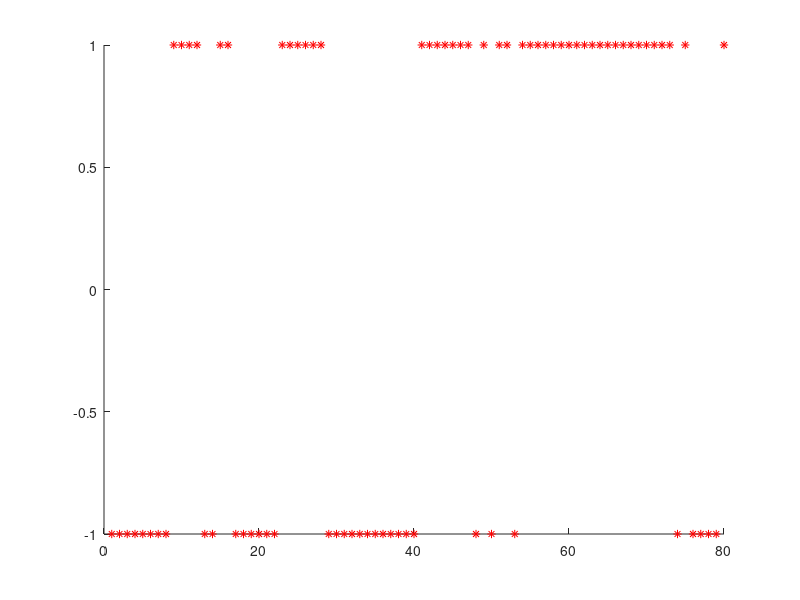

Reproduce this figure in MATLAB. (Note: this script raises an error after producing the figure.)
load('modes_16.mat');
X = [ arr_12 arr_22 arr_32 arr_42 arr_52 ];
Ref = [ -1 -1 -1 -1 -1 -1 -1 -1 1 1 -1 -1 1 1 -1 -1 -1 -1 1 1 -1 -1 1 1 1 1 1 1 1 1 1 1 -1 -1 -1 -1 -1 -1 1 1 1 1 1 1 1 1 1 1 -1 -1 -1 -1 -1 -1 -1 -1 1 1 -1 1 1 1 1 -1 -1 -1 1 1 -1 -1 1 -1 1 1 1 1 1 1 1 1 ];

water_g_W = 20/23; %Probability of water given water class
water_g_NW = 0; %Probability of water given non-water class;
nonwater_g_W = 3/23; %Probability of nonwater given water class;
nonwater_g_NW = 1; %Probability of nonwater given non-water class;
p_W = 2/3; %Probability of water class;
p_NW = 1/3; %Probability of non-water class;
p_water = (water_g_W * p_W) + (water_g_NW * p_NW); %Probability of water
p_nonwater = (nonwater_g_W * p_W) + (nonwater_g_NW * p_NW); %Probability of nonwater

threshold = 11;
class = zeros(1,length(X));
for i=1:length(X)
    feature = X(i);
    if(feature > threshold)
        p_x_W =  water_g_W; %Probability of x given W
        p_x_NW = nonwater_g_W; %Probability of x given NW
    else
        p_x_W =  water_g_NW; %Probability of x given W
        p_x_NW = nonwater_g_NW; %Probability of x given NW
    end
    
    p_x = (p_x_W * p_W) + (p_x_NW * p_NW); %Probabilty of feature vector x
    P_W_x = (p_x_W * p_W) / p_x; %Probability of W given x
    P_NW_x = (p_x_NW * p_NW) / p_x; %Probability of W given x
    
    if(P_W_x > P_NW_x)
        class(i) = 1; % Image has water
    else
        class(i) = -1; % Image has no water
    end
end

plot(1:length(X),class,'r*',1:length(X),Ref,'bO');
axis([ 0 80 -2 2 ]);
title('Plot of classifier output of sixteen segmented images');
xlabel('Image segment number');
ylabel('Image having water : -1 has no water and +1 has water ');
legend('Classification output','Apriori label');